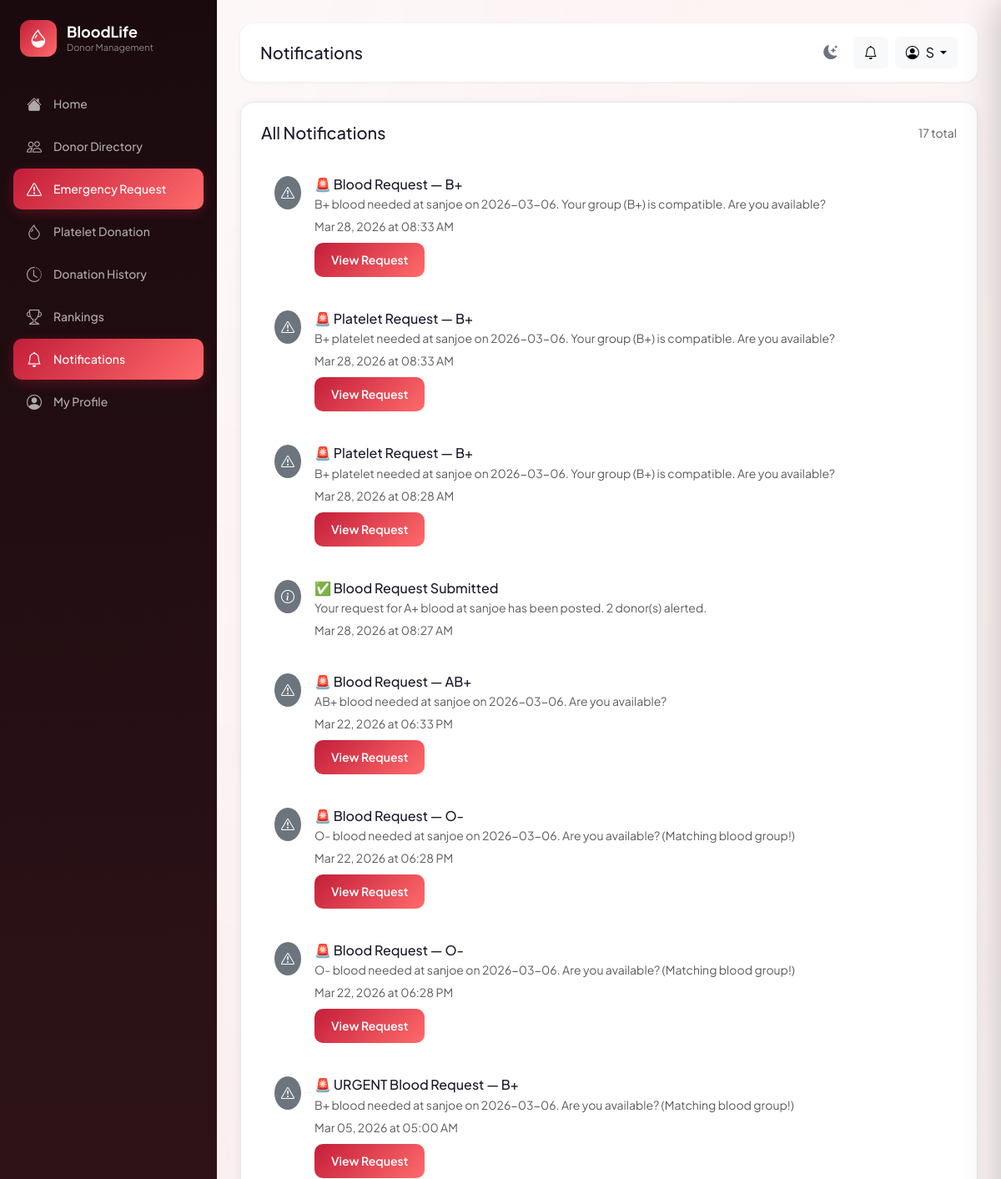
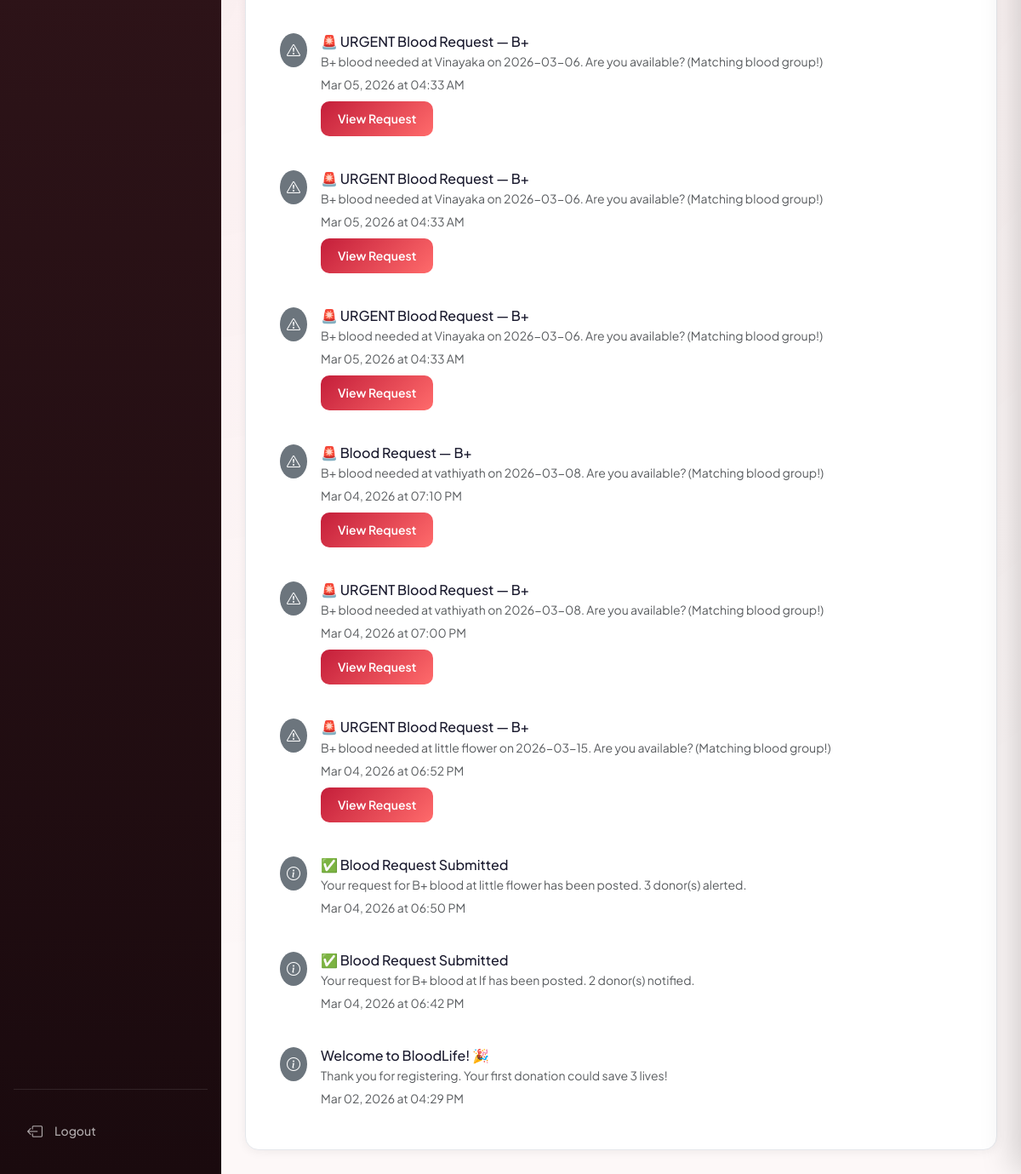
The app's page /requests/notifications (signed in) with its own data (2 pictures, top to bottom).
### app/models.py (models this page shows, shortened)
class User(UserMixin, db.Model):
    __tablename__ = 'users'
    id = db.Column(db.Integer, primary_key=True)
    name = db.Column(db.String(100), nullable=False)
    email = db.Column(db.String(150), unique=True, nullable=False, index=True)
    password_hash = db.Column(db.String(256), nullable=False)
    role = db.Column(db.String(10), default='user')          # 'user' | 'admin'
    is_active = db.Column(db.Boolean, default=True)
    is_blocked = db.Column(db.Boolean, default=False)
    created_at = db.Column(db.DateTime, default=datetime.utcnow)
    last_login = db.Column(db.DateTime)
    profile = db.relationship('DonorProfile', back_populates='user',
                               uselist=False, cascade='all, delete-orphan')
    blood_requests = db.relationship('BloodRequest', back_populates='requester',
                                      foreign_keys='BloodRequest.user_id',
                                      cascade='all, delete-orphan')
    donation_history = db.relationship('DonationHistory', back_populates='donor',
                                        cascade='all, delete-orphan')
    platelet_donations = db.relationship('PlateletDonation', back_populates='donor',
                                          cascade='all, delete-orphan')
    notifications = db.relationship('Notification', back_populates='user',
                                     cascade='all, delete-orphan')
    eligibility_checks = db.relationship('EligibilityCheck', back_populates='user',
                                          cascade='all, delete-orphan')
    @property
    def is_admin(self):
        return self.role == 'admin'

class Notification(db.Model):
    __tablename__ = 'notifications'
    id = db.Column(db.Integer, primary_key=True)
    user_id = db.Column(db.Integer, db.ForeignKey('users.id'), nullable=False)
    title = db.Column(db.String(200), nullable=False)
    message = db.Column(db.Text, nullable=False)
    notif_type = db.Column(db.String(30), default='info')  # 'info' | 'request' | 'reminder' | 'alert'
    related_id = db.Column(db.Integer)                     # optional FK to request/donation
    is_read = db.Column(db.Boolean, default=False)
    created_at = db.Column(db.DateTime, default=datetime.utcnow)
    user = db.relationship('User', back_populates='notifications')

### app/requests_bp/routes.py (the view)
@requests.route('/notifications')
@login_required
def notifications():
    notifs = (Notification.query.filter_by(user_id=current_user.id)
              .order_by(Notification.created_at.desc()).all())
    for n in notifs:
        n.is_read = True
    db.session.commit()
    return render_template('requests/notifications.html', notifications=notifs,
                           unread=0)

### app/templates/requests/notifications.html (shortened to what this page needs)
{% extends "base.html" %}
{% block page_title %}Notifications{% endblock %}
{% block content %}
<div class="card-custom p-4">
    <div class="d-flex justify-content-between align-items-center mb-4">
        <h5 class="mb-0">All Notifications</h5>
        <span class="text-muted small">{{ notifications|length }} total</span>
    </div>
    {% if notifications %}
    {% for n in notifications %}
    <div class="d-flex align-items-start gap-3 p-3 {{ 'bg-light' if not n.is_read }} rounded mb-2">
        <div
            class="rounded-circle p-2 {{ 'bg-primary' if not n.is_read else 'bg-secondary' }} text-white flex-shrink-0">
            <i
                class="bi {{ 'bi-exclamation-triangle' if n.notif_type == 'request' else ('bi-bell' if n.notif_type == 'reminder' else 'bi-info-circle') }}"></i>
        </div>
        <div class="flex-grow-1">
            <h6 class="mb-1">{{ n.title }}</h6>
            <p class="text-muted small mb-1">{{ n.message }}</p>
            <small class="text-muted">{{ n.created_at.strftime('%b %d, %Y at %I:%M %p') }}</small>
            {% if n.notif_type == 'request' and n.related_id %}
            <br><a href="{{ url_for('requests.view_request', req_id=n.related_id) }}"
                class="btn btn-primary-custom btn-sm mt-2">View Request</a>
            {% endif %}
        </div>
    </div>
    {% endfor %}
    {% else %}
    <div class="text-center py-5">
        <i class="bi bi-bell-slash" style="font-size:60px;color:var(--border);"></i>
        <p class="text-muted mt-3">No notifications yet.</p>
    </div>
    {% endif %}
</div>
{% endblock %}

### app/templates/base.html (shortened to what this page needs)
<!DOCTYPE html>
<html lang="en">
<head>
    <link href="https://cdn.jsdelivr.net/npm/bootstrap@5.3.2/dist/css/bootstrap.min.css" rel="stylesheet">
    <link rel="stylesheet" href="https://cdn.jsdelivr.net/npm/bootstrap-icons@1.11.1/font/bootstrap-icons.css">
    <link rel="stylesheet" href="{{ url_for('static', filename='css/style.css') }}">
</head>
<body data-auth="{{ 'true' if current_user.is_authenticated else 'false' }}" >
    <div class="toast-container position-fixed top-0 end-0 p-3" style="z-index:9999;" id="toastContainer"></div>
    {% if current_user.is_authenticated %}
    <aside class="sidebar" id="sidebar">
        <div class="sidebar-logo">
            <div class="sidebar-logo-icon"><i class="bi bi-droplet-half"></i></div>
            <div>
                <h2>BloodLife</h2>
                <span>Donor Management</span>
            </div>
        </div>
        <nav>
            <ul class="list-unstyled">
                <li class="nav-item">
                    <a class="nav-link-custom {% if request.endpoint == 'main.dashboard' %}active{% endif %}"
                        href="{{ url_for('main.dashboard') }}">
                        <i class="bi bi-house-fill"></i><span>Home</span>
                    </a>
                </li>
                <li class="nav-item">
                    <a class="nav-link-custom {% if request.blueprint == 'donor' and 'directory' in request.endpoint %}active{% endif %}"
                        href="{{ url_for('donor.directory') }}">
                        <i class="bi bi-people"></i><span>Donor Directory</span>
                    </a>
                </li>
                <li class="nav-item">
                    <a class="nav-link-custom {% if request.blueprint == 'requests' %}active{% endif %}"
                        href="{{ url_for('requests.index') }}">
                        <i class="bi bi-exclamation-triangle"></i><span>Emergency Request</span>
                        {% set active_count = active_request_count|default(0) %}
                    </a>
                </li>
                <li class="nav-item">
                    <a class="nav-link-custom {% if 'platelet' in request.endpoint|default('') %}active{% endif %}"
                        href="{{ url_for('donor.platelet') }}">
                        <i class="bi bi-droplet"></i><span>Platelet Donation</span>
                    </a>
                </li>
                <li class="nav-item">
                    <a class="nav-link-custom {% if 'history' in request.endpoint|default('') %}active{% endif %}"
                        href="{{ url_for('donor.history') }}">
                        <i class="bi bi-clock-history"></i><span>Donation History</span>
                    </a>
                </li>
                <li class="nav-item">
                    <a class="nav-link-custom {% if 'rankings' in request.endpoint|default('') %}active{% endif %}"
                        href="{{ url_for('donor.rankings') }}">
                        <i class="bi bi-trophy"></i><span>Rankings</span>
                    </a>
                </li>
                <li class="nav-item position-relative">
                    <a class="nav-link-custom {% if 'notifications' in request.endpoint|default('') %}active{% endif %}"
                        href="{{ url_for('requests.notifications') }}">
                        <i class="bi bi-bell"></i><span>Notifications</span>
                        {% set unread = unread|default(0) %}
                    </a>
                </li>
                <li class="nav-item">
                    <a class="nav-link-custom {% if 'profile' in request.endpoint|default('') %}active{% endif %}"
                        href="{{ url_for('donor.profile') }}">
                        <i class="bi bi-person-circle"></i><span>My Profile</span>
                    </a>
                </li>
            </ul>
        </nav>
        <div class="mt-auto pt-4" style="border-top: 1px solid rgba(255,255,255,0.1);">
            <a class="nav-link-custom" href="{{ url_for('auth.logout') }}">
                <i class="bi bi-box-arrow-left"></i><span>Logout</span>
            </a>
        </div>
    </aside>
    <main class="main-content" id="mainContent">
        <div class="header mb-4">
            <div class="header-left">
                <div>
                    <h5 class="mb-0">{% block page_title %}Home{% endblock %}</h5>
                </div>
            </div>
            <div class="d-flex align-items-center gap-2">
                <button class="theme-toggle" id="themeToggleBtn" onclick="toggleTheme()" title="Toggle dark/light mode">
                    <i class="bi bi-moon-stars-fill" id="themeIcon"></i>
                </button>
                <button class="btn btn-light position-relative" id="notifBellBtn" onclick="openNotifDrawer()"
                    title="Notifications">
                    <i class="bi bi-bell" id="bellIcon"></i>
                </button>
                <div class="dropdown">
                    <button class="btn btn-light dropdown-toggle" data-bs-toggle="dropdown">
                        <i class="bi bi-person-circle me-2"></i>{{ current_user.name.split()[0] }}
                    </button>
                </div>
            </div>
        </div>
        {% block content %}{% endblock %}
    </main>
    {% endif %}
</body>
</html>

### app/static/css/style.css (style rules this page uses)
:root { --primary: #C41E3A; --primary-dark: #8B0000; --primary-light: #FFE4E9; --accent: #FF6B6B; --bg-main: #FDF8F8; --bg-card: #FFFFFF; --text-primary: #1A1A2E; --text-secondary: #6B7280; --text-muted: #9CA3AF; --border: #E5E7EB; --success: #10B981; --warning: #F59E0B; --danger: #EF4444; --info: #3B82F6; --sidebar-width: 260px; --header-height: 72px; }
* { box-sizing: border-box; transition: background-color .25s ease, border-color .25s ease, color .18s ease; }
*, *::before, *::after { transition-property: background-color, border-color, color; }
body { font-family: 'Plus Jakarta Sans', system-ui, sans-serif; background: var(--bg-main); color: var(--text-primary); margin: 0; padding: 0; overflow-x: hidden; }
.sidebar { position: fixed; left: 0; top: 0; bottom: 0; width: var(--sidebar-width); background: linear-gradient(180deg, #1A0A0E 0%, #2D1318 50%, #1A0A0E 100%); display: flex; flex-direction: column; padding: 24px 16px; z-index: 1000; transition: transform .3s ease; overflow-y: auto; }
.sidebar-logo { display: flex; align-items: center; gap: 12px; margin-bottom: 32px; padding: 0 8px; }
.sidebar-logo-icon { width: 44px; height: 44px; border-radius: 12px; background: linear-gradient(135deg, var(--primary), var(--accent)); display: flex; align-items: center; justify-content: center; font-size: 22px; color: white; flex-shrink: 0; }
.sidebar-logo h2 { color: white; font-size: 18px; font-weight: 700; margin: 0; }
.sidebar-logo span { color: rgba(255, 255, 255, .5); font-size: 11px; display: block; }
.nav-link-custom { display: flex; align-items: center; gap: 14px; color: rgba(255, 255, 255, .65); padding: 11px 16px; border-radius: 10px; margin-bottom: 2px; text-decoration: none; font-size: 14px; font-weight: 500; transition: all .2s; }
.nav-link-custom.active { color: white; background: linear-gradient(135deg, var(--primary), var(--accent)); box-shadow: 0 4px 15px rgba(196, 30, 58, .3); }
.nav-link-custom i { font-size: 18px; }
.main-content { margin-left: var(--sidebar-width); padding: 28px; min-height: 100vh; transition: margin .3s ease; }
.header { display: flex; align-items: center; justify-content: space-between; background: white; padding: 16px 24px; border-radius: 16px; box-shadow: 0 1px 4px rgba(0, 0, 0, .06); }
.header-left { display: flex; align-items: center; gap: 16px; }
.card-custom { background: var(--bg-card); border-radius: 16px; box-shadow: 0 2px 12px rgba(0, 0, 0, .06); border: 1px solid var(--border); transition: box-shadow .2s, transform .2s; }
.btn-primary-custom { background: linear-gradient(135deg, var(--primary), var(--accent)); color: white; border: none; border-radius: 10px; padding: 10px 20px; font-weight: 600; transition: all .2s; cursor: pointer; }
.theme-toggle { width: 38px; height: 38px; border: none; border-radius: 10px; background: rgba(255, 255, 255, .08); color: var(--text-secondary); display: flex; align-items: center; justify-content: center; cursor: pointer; font-size: 17px; transition: background .2s, color .2s, transform .2s !important; flex-shrink: 0; }

### records on screen
User: name "S"
Notification: title "🚨 Blood Request — B+", message "B+ blood needed at sanjoe on 2026-03-06. Your group (B+) is compatible. Are you available?", created_at "Mar 28, 2026 at 08:33 AM"
Notification: title "🚨 Platelet Request — B+", message "B+ platelet needed at sanjoe on 2026-03-06. Your group (B+) is compatible. Are you available?", created_at "Mar 28, 2026 at 08:33 AM"
Notification: title "🚨 Platelet Request — B+", message "B+ platelet needed at sanjoe on 2026-03-06. Your group (B+) is compatible. Are you available?", created_at "Mar 28, 2026 at 08:28 AM"
Notification: title "✅ Blood Request Submitted", message "Your request for A+ blood at sanjoe has been posted. 2 donor(s) alerted.", created_at "Mar 28, 2026 at 08:27 AM"
Notification: title "🚨 Blood Request — AB+", message "AB+ blood needed at sanjoe on 2026-03-06. Are you available?", created_at "Mar 22, 2026 at 06:33 PM"
Notification: title "🚨 Blood Request — O-", message "O- blood needed at sanjoe on 2026-03-06. Are you available? (Matching blood group!)", created_at "Mar 22, 2026 at 06:28 PM"
Notification: title "🚨 Blood Request — O-", message "O- blood needed at sanjoe on 2026-03-06. Are you available? (Matching blood group!)", created_at "Mar 22, 2026 at 06:28 PM"
Notification: title "🚨 URGENT Blood Request — B+", message "B+ blood needed at sanjoe on 2026-03-06. Are you available? (Matching blood group!)", created_at "Mar 05, 2026 at 05:00 AM"
Notification: title "🚨 URGENT Blood Request — B+", message "B+ blood needed at Vinayaka on 2026-03-06. Are you available? (Matching blood group!)", created_at "Mar 05, 2026 at 04:33 AM"
Notification: title "🚨 URGENT Blood Request — B+", message "B+ blood needed at Vinayaka on 2026-03-06. Are you available? (Matching blood group!)", created_at "Mar 05, 2026 at 04:33 AM"
Notification: title "🚨 URGENT Blood Request — B+", message "B+ blood needed at Vinayaka on 2026-03-06. Are you available? (Matching blood group!)", created_at "Mar 05, 2026 at 04:33 AM"
Notification: title "🚨 Blood Request — B+", message "B+ blood needed at vathiyath on 2026-03-08. Are you available? (Matching blood group!)", created_at "Mar 04, 2026 at 07:10 PM"
Notification: title "🚨 URGENT Blood Request — B+", message "B+ blood needed at vathiyath on 2026-03-08. Are you available? (Matching blood group!)", created_at "Mar 04, 2026 at 07:00 PM"
Notification: title "🚨 URGENT Blood Request — B+", message "B+ blood needed at little flower on 2026-03-15. Are you available? (Matching blood group!)", created_at "Mar 04, 2026 at 06:52 PM"
Notification: title "✅ Blood Request Submitted", message "Your request for B+ blood at little flower has been posted. 3 donor(s) alerted.", created_at "Mar 04, 2026 at 06:50 PM"
Notification: title "✅ Blood Request Submitted", message "Your request for B+ blood at lf has been posted. 2 donor(s) notified.", created_at "Mar 04, 2026 at 06:42 PM"
Notification: title "Welcome to BloodLife! 🎉", message "Thank you for registering. Your first donation could save 3 lives!", created_at "Mar 02, 2026 at 04:29 PM"

### other values on screen
{{ notifications|length }} "17"
